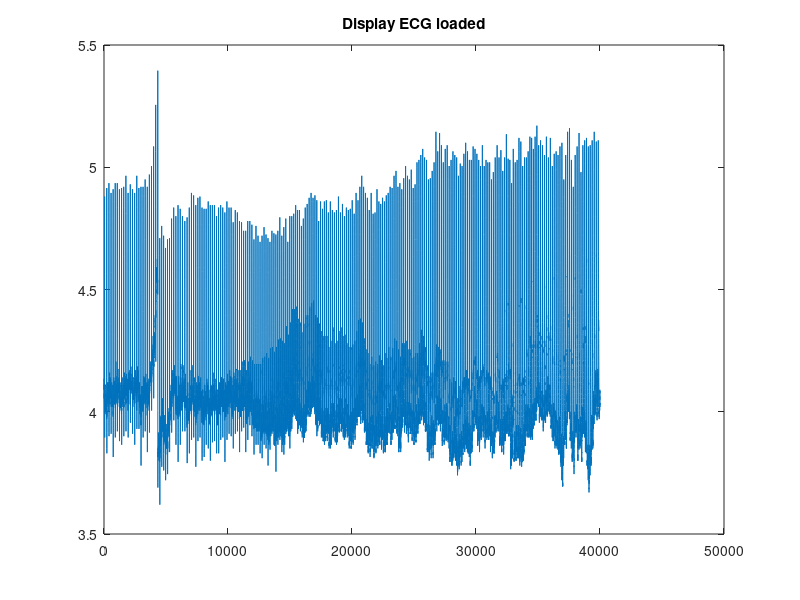

Source code (MATLAB): (Note: this script raises an error after producing the figure.)
clc
clear all

warning('off','all')
warning

ecg = load('ecgST.dat');

N = length(ecg);
fs = 250;

period = int32(N/fs);    
seconds = 5;
position = int32(fs*seconds);    
maximum = period/seconds;

figure(1);
plot(ecg);
title('Display ECG loaded');

for window = 0 : maximum - 1
    ecgWindow = ecg(window*position+1 : (window+1)*position);
    nWindow = length(ecgWindow);
    R = mh_rpeakdetect(ecgWindow, fs);
    
    figure(2);
    plot(1:nWindow, ecgWindow, 'g', R, ecgWindow(R), 'ro');
    title('Display a part of the ECG');
    
    figure(3);
    pvcDetection(ecgWindow, R, fs);
    
    figure(4);
    noiseDetect(ecgWindow);
    pause;
end

% plot(1:N, ecg, 'g', R, ecg(R), 'ro');

% value = noiseDetect(ecg);
